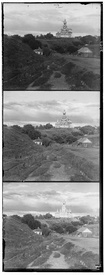
#> input picture proj1/data/cathedral.jpg, 105 x 275 px, shrunk from 390 x 1024 before the run; the run also reads 1 picture not shown here
$ jupyter execute --allow-errors main.ipynb   (shell and % lines are left out)
#> lines starting #> are read from the running program, lines starting #| are printed output that depends on the picture
[cell 1]
%pylab inline
from pylab import *
import cv2
from skimage.transform import resize
import math

[cell 2]
def read_im(filepath):
#> called with filepath = '../data/cathedral.jpg'
    if filepath[len(filepath)-3:] == 'tif':
        return imread(filepath)/65536.0
    return imread(filepath)/255.0
#> returned value: shape (275, 105) float64; min 0, max 1, mean 0.524

im = read_im('../data/cathedral.jpg')

print("Size of the image is %d x %d" % (im.shape[0], im.shape[1]))
#| Size of the image is 275 x 105
print("Size of the individual plates is %d x %d" % (im.shape[0] // 3, im.shape[1]))
#| Size of the individual plates is 91 x 105

[cell 3]
def crop(image, divisor):
    # Returns image/divisor centered at image's center
    # Crops y pixels off the top and bottom and x pixels off the sides.
    # Subtracts (dimension/divisor) from each dimension.
    h, w = image.shape[:2]
    crop_y = int((h / divisor) / 2)
    crop_x = int((w / divisor) / 2)
    return image[crop_y:h-crop_y, crop_x:w-crop_x]

[cell 4]
def crop_pixels(image, px_y, px_x):
    # Returns an image with pixels cropped off all sides
    return image[px_y:image.shape[0] - px_y, px_x:image.shape[1] - px_x]

[cell 5]
def make_dims_even(image):
    h = image.shape[0]
    w = image.shape[1]
    # Reduce the dimension if odd.
    h = h - (h % 2)
    w = w - (w % 2)
    return image[:h, :w]

[cell 6]
def separate_images(image):
    """
    Helper Function.
    Returns a tuple of (blue_image, green_image, red_image) separated from one monolithic image.
    """
    # Extract the 3 images
    height = image.shape[0] // 3
#> height = 91
    width  = image.shape[1]
#> width = 105
    blu_im = image[          :height, :width]
    gre_im = image[  height:2*height, :width]
    red_im = image[2*height:3*height, :width]

    return (blu_im, gre_im, red_im)

[cell 7]
def ncc(u, v):
    """
    Normalized Cross Correlation
    """
    u_norm = (u / np.linalg.norm(u)).ravel()
    v_norm = (v / np.linalg.norm(v)).ravel()
    return np.dot(u_norm, v_norm)

[cell 8]
def translate(im, translation):
    """
    Helper function that translates an image.
    """
    height, width = im.shape[:2]
    mat = translation_matrix = np.array([
        [1, 0, translation[1]],
        [0, 1, translation[0]]
    ], dtype=np.float32)
    return cv2.warpAffine(im, mat, (width, height))

[cell 9]
def colorize(blue_im, green_im, red_im, green_alignment, red_alignment):
    h = blue_im.shape[0]
    w = blue_im.shape[1]

    composite = np.zeros((h, w, 3))

    green_translated = translate(green_im, green_alignment)
    red_translated = translate(red_im, red_alignment)

    for y in range(0, h):
        for x in range(0, w):
            composite[y][x][0] = red_translated[y][x]
            composite[y][x][1] = green_translated[y][x]
            composite[y][x][2] = blue_im[y][x]

    return composite

[cell 10]
def create_pyramid(image):
    max_depth = 1
    h, w = image.shape[:2]
#> h = 91; w = 105
    # Figure out how many levels could cleanly fit into image. Either log_2(height) or log_2(width)
    levels_y = math.floor(int(math.log(h, 2)))
#> levels_y = 6
    levels_x = math.floor(int(math.log(w, 2)))
#> levels_x = 6
    num_levels = min(levels_y, levels_x, max_depth)
#> num_levels = 1
    pyramid = []
    # Add the levels to the pyramid, from lowest res -> highest res
    for i in reversed(range(0,num_levels)):
        scale = 2**i
        level_image = resize(image, (image.shape[0]//scale, image.shape[1]//scale))
        # To make things nice, ensure the dimensions are even by cutting a pixel off the edge.
        if level_image.shape[0] % 2 or level_image.shape[1] % 2:
            level_image = make_dims_even(level_image)
        pyramid.append(level_image)
#> after the loop, pyramid = 1 item


    return pyramid

[cell 11]
def align(u, v):
    """
        Aligns v to u and returns the best translation vector.
    """
    # Get dimensions of u.
    hu, wu = u.shape[:2]
    # Search within +/- 15px.
    scan_y = 15
    scan_x = 15
    # If the matrix is smaller than that, search within a range of +/- 0.5dimension
    if v.shape[0]/2 < scan_y:
        scan_y = v.shape[0]//2
    if v.shape[1]/2 < scan_x:
        scan_x = v.shape[1]//2

    max_ncc = -1
    best_dy = None
    best_dx = None

    # Crop v.
    v_crop = v[scan_y:-scan_y, scan_x:-scan_x]
    # Get dimensions of v_crop
    hv, wv = v_crop.shape[:2]
    # Scan through the search area range and pick the translation with the best Normalized Cross Correlation.
    for dy in range(-scan_y, scan_y+1):
        for dx in range(-scan_x, scan_x+1):
            # Crop u to part overlapping with v_crop.
            min_y = scan_y + dy      # min_y = 0 when dy = -scan_y
            max_y = hu - scan_y + dy # max_y = hu when dy = +scan_y
            min_x = scan_x + dx      # min_x = 0 when dx = -scan_x
            max_x = wu - scan_x + dx # max_x = wu when dx = +scan_x
            u_crop = u[min_y:max_y, min_x:max_x]
            """ ignore the dumb cases for now
            d_min_y = 0
            d_max_y = 0
            d_max_x = 0
            d_min_x = 0

            if min_y < 0:
                d_min_y = -min_y
                min_y = 0
            if max_y > hu:
                d_max_y = max_y - hu
                max_y = hu
            if min_x < 0:
                d_min_x = -min_x
                min_x = 0
            if max_x > wu:
                d_max_x = max_x - wu
                max_x = wu
            # If any of these conditions are triggered, we need to recrop v so the dimensions match.
            if d_min_y > 0 or d_max_y > 0 or d_max_x > 0 or d_min_x > 0:
                v_translated = v_translated[d_min_y:-d_max_y, d_min_x:-d_max_x]


            # Debug
            if u_cropped.shape != v_translated.shape: # Bug: at lowest level u_cropped.shape = (2,2), v_translated.shape = (2,3)
                print(f"shape bad!: {u_cropped.shape}, {v_translated.shape}, dy, dx = {dy}, {dx}")
                print(f"u: dims = ({hu}, {wu}), center = {center_y}, {center_x}")
                print(f"v: half dims = ({half_hv}, {half_wv})")
                print(f"crop bounds: y:({min_y}, {max_y}), x:({min_x}, {max_x})")
            """
            # Calculate the Normalized Cross Correlation.
            score = ncc(u_crop, v_crop)
            #print(f"ncc score = {score}, at {dy, dx}")
            # Replace previous maximum if greater.
            if score > max_ncc:
                #print(f"Max found {score}, at {dy, dx}")
                max_ncc = score
                best_dy = dy
                best_dx = dx

    new_best_estimate = (best_dy, best_dx)
    return new_best_estimate

[cell 12]
def pyramid_align(pyramid_a, pyramid_b):
    """
    Aligns image b to image a (represented as image pyramids)
    Calls align() on the pyramid from the bottom level to the top original.
    Returns a translation that is the best alignment for the top images of each pyramid.
    """
    estimate = (0, 0)
    # Get the top level image from a (blue reference image)
    # Crop by 10%
    image_a = crop(pyramid_a[len(pyramid_a)-1], 10)
    for i in range(len(pyramid_a)):
        print(f"\npyramid loop level {i}")
        # Scale estimate translations by 2 to account for scaling.
        estimate = (estimate[0]*2, estimate[1]*2)

        # Get the current level image.
        image_b = pyramid_b[i]
        #Update image b to the current esimated alignment.
        image_b = translate(image_b, estimate)
        # Crop by 10%
        image_b = crop(image_b, 10)

        # Get the new estimate.
        updated_estimate = align(image_a, image_b)
        print(f"current estimate = {estimate}, updated estimate = {updated_estimate}")

        # Update the estimate by adding the translations.
        estimate = ((estimate[0] + updated_estimate[0]), (estimate[1] + updated_estimate[1]))
        print(f"updated estimate + old estimate = {estimate}")


    return estimate

[cell 13]
def align_and_colorize(image_filepath):
    # Read in the image.
    full_image = read_im(image_filepath)

    # Get 3 photos.
    blue_im, green_im, red_im = separate_images(full_image)

    # Create image pyramid for each sub-image.
    blue_pyramid = create_pyramid(blue_im)
#> blue_pyramid = 1 item
    green_pyramid = create_pyramid(green_im)
#> the loop in create_pyramid (call 2), `for i in reversed(range(0,num_levels)):` made 1 pass
#> pass 1, in create_pyramid (call 2), `level_image = make_dims_even(level_image)`:
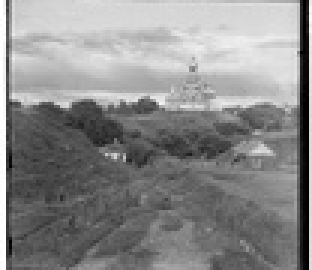
#> level_image: shape (90, 104) float64 (shown 3 times larger); min 0, max 1, mean 0.541
#> green_pyramid = 1 item
    red_pyramid = create_pyramid(red_im)
#> the loop in create_pyramid (call 3), `for i in reversed(range(0,num_levels)):` made 1 pass
#> pass 1, in create_pyramid (call 3), `level_image = make_dims_even(level_image)`:
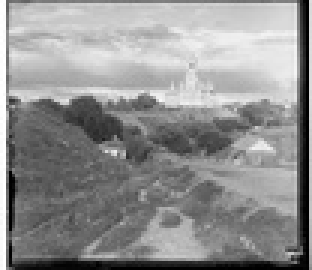
#> level_image: shape (90, 104) float64 (shown 3 times larger); min 0, max 1, mean 0.569
#> red_pyramid = 1 item

    # Align green to blue
    print(f"\nAligning Green pyramid------------------------------")
    green_alignment = pyramid_align(blue_pyramid, green_pyramid)
#> the loop in pyramid_align, `for i in range(len(pyramid_a)):` made 1 pass
#> (height in translate, width in translate, translation_matrix in translate, h in crop, w in crop, crop_y in crop, crop_x in crop, hu in align) on pass 1: (90, 104, [[1, 0, 0], [0, 1, 0]], 90, 104, 4, 5, 82)
#| pyramid loop level 0
#| current estimate = (0, 0), updated estimate = (1, 1)
#| updated estimate + old estimate = (1, 1)
#> green_alignment = (1, 1)

    # Align red to blue
    print(f"\nAligning Red pyramid------------------------------")
    red_alignment = pyramid_align(blue_pyramid, red_pyramid)
#> the loop in pyramid_align (call 2), `for i in range(len(pyramid_a)):` made 1 pass
#| pyramid loop level 0
#| current estimate = (0, 0), updated estimate = (2, 1)
#| updated estimate + old estimate = (2, 1)
#> red_alignment = (2, 1)

    # Stack the images
    composite = colorize(blue_im, green_im, red_im, green_alignment, red_alignment)
#> after the loop in colorize, `for y in range(0, h):`:
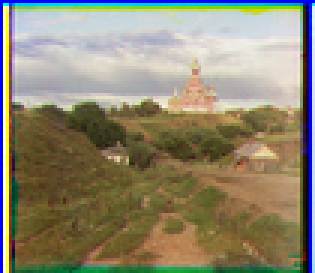
#> composite: shape (91, 105, 3) float64 (shown 3 times larger); mean of channels 0, 1, 2 0.557, 0.53, 0.445; drawn as R, G, B

    # Crop by 10% to get the final result.
    cropped_composite = crop(composite, 10)

    return cropped_composite, green_alignment, red_alignment

[cell 14]
def test_align_and_colorize(filepath):
    (image, green_alignment, red_alignment) = align_and_colorize(filepath)
#> green_alignment = (1, 1); red_alignment = (2, 1)
    imshow(image)
    print(f"Green alignment = {green_alignment}, Red alignment = {red_alignment}.")
#| Green alignment = (1, 1), Red alignment = (2, 1).
    return (image, green_alignment, red_alignment)

[cell 15]
cathedral = test_align_and_colorize('../data/cathedral.jpg')

[cell 16]
monastery = test_align_and_colorize('../data/monastery.jpg')
#> call 3 of read_im, with filepath = '../data/monastery.jpg'
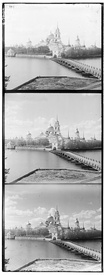
#> input picture proj1/data/monastery.jpg, 105 x 275 px, shrunk from 391 x 1024 before the run
#> call 2 of colorize, with green_alignment = (-2, 0), red_alignment = (0, 1)
#> after the loop in colorize (call 2), `for y in range(0, h):`:
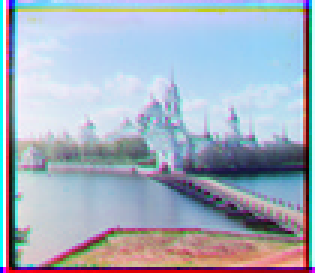
#> composite: shape (91, 105, 3) float64 (shown 3 times larger); mean of channels 0, 1, 2 0.64, 0.685, 0.745; drawn as R, G, B
#> in crop (call 10), `return image[crop_y:h-crop_y, crop_x:w-crop_x]`:
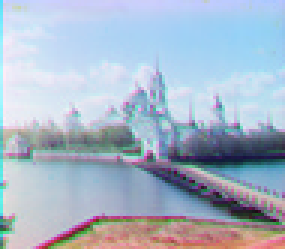
#> returned value: shape (83, 95, 3) float64 (shown 3 times larger); mean of channels 0, 1, 2 0.656, 0.712, 0.782; drawn as R, G, B
#| Green alignment = (-2, 0), Red alignment = (0, 1).

[cell 17]
tobolsk = test_align_and_colorize('../data/tobolsk.jpg')
#> call 4 of read_im, with filepath = '../data/tobolsk.jpg'
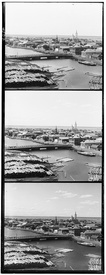
#> input picture proj1/data/tobolsk.jpg, 106 x 275 px, shrunk from 396 x 1024 before the run
#> the loop in pyramid_align (call 5), `for i in range(len(pyramid_a)):` made 1 pass
#> (height in translate, width in translate, translation_matrix in translate, h in crop, w in crop, crop_y in crop, crop_x in crop, hu in align) on pass 1: (90, 106, [[1, 0, 0], [0, 1, 0]], 90, 106, 4, 5, 82)
#| pyramid loop level 0
#| current estimate = (0, 0), updated estimate = (0, 1)
#| updated estimate + old estimate = (0, 1)
#> pass 1, in pyramid_align (call 5), `image_b = crop(image_b, 10)`:
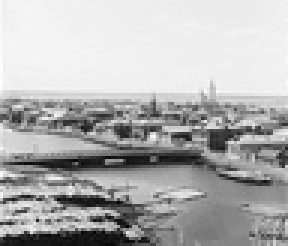
#> image_b: shape (82, 96) float64 (shown 3 times larger); min 0, max 0.992, mean 0.694
#> the loop in pyramid_align (call 6), `for i in range(len(pyramid_a)):` made 1 pass
#| pyramid loop level 0
#| current estimate = (0, 0), updated estimate = (1, 1)
#| updated estimate + old estimate = (1, 1)
#> pass 1, in pyramid_align (call 6), `image_b = crop(image_b, 10)`:
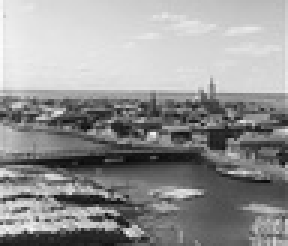
#> image_b: shape (82, 96) float64 (shown 3 times larger); min 0.0314, max 0.988, mean 0.583
#> in translate (call 11), `mat = translation_matrix = np.array([ [1, 0, translation[1]], [0, 1, t..`: mat = [[1, 0, 1], [0, 1, 0]]
#> in translate (call 11), `return cv2.warpAffine(im, mat, (width, height))`:
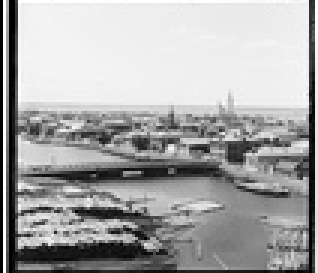
#> returned value: shape (91, 106) float64 (shown 3 times larger); min 0, max 1, mean 0.657
#| Green alignment = (0, 1), Red alignment = (1, 1).

#> (a cell that did not finish here is left out)
